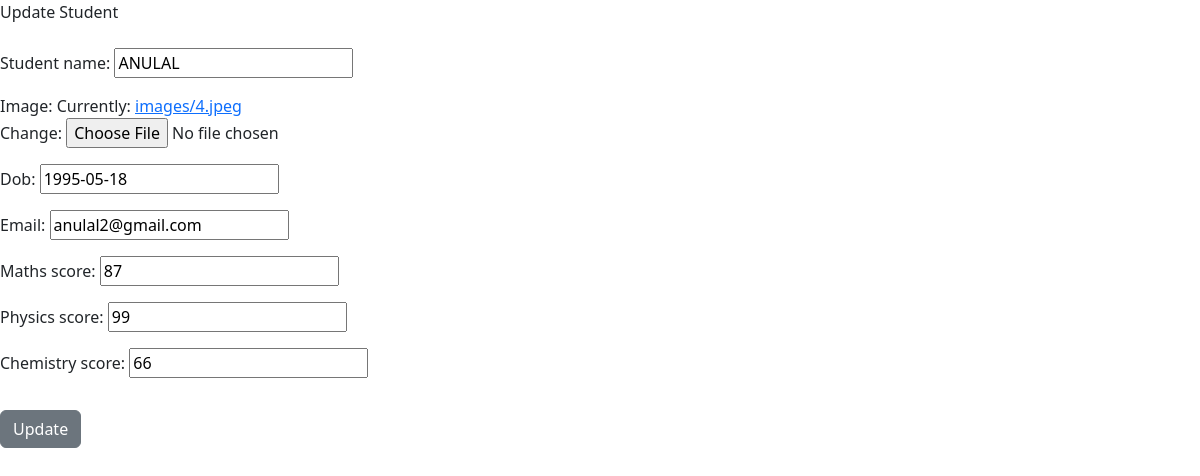
The page /ClassApp/update/5 on the database its author committed.
### ClassApp/models.py (models this page shows, shortened)
class StudentDetails(models.Model):
    student_name = models.CharField(max_length=50)
    image = models.FileField(upload_to='images/')
    dob = models.DateField()
    email = models.EmailField(max_length=80)
    maths_score = models.IntegerField()
    Physics_score = models.IntegerField()
    Chemistry_score = models.IntegerField()

### ClassApp/views.py (the view)
# urls.py: path('update/<pk>', update_stud.as_view(), name='update'),
class update_stud(generic.UpdateView):
    model = StudentDetails
    fields = ['student_name', 'image', 'dob', 'email', 'maths_score', 'Physics_score', 'Chemistry_score']
    template_name = 'StudentUpdate.html'
    success_url = reverse_lazy('studentdisplay')

### ClassApp/templates/StudentUpdate.html (shortened to what this page needs)
<!DOCTYPE html>
<html lang="en">
<head>
    <link href="https://cdn.jsdelivr.net/npm/bootstrap@5.3.3/dist/css/bootstrap.min.css" rel="stylesheet">
</head>
<body>
<header>Update Student</header><br>
<form action="" method="post" enctype="multipart/form-data">{% csrf_token %}
<table class="table">
  {{ form.as_p }}
</table>
  <input type="submit" class=" btn btn-secondary" value="Update">
</form>
</body>
</html>

### rows shown on the page
StudentDetails: student_name "ANULAL", dob "1995-05-18", email "anulal2@gmail.com", maths_score "87", Physics_score "99", Chemistry_score "66"
